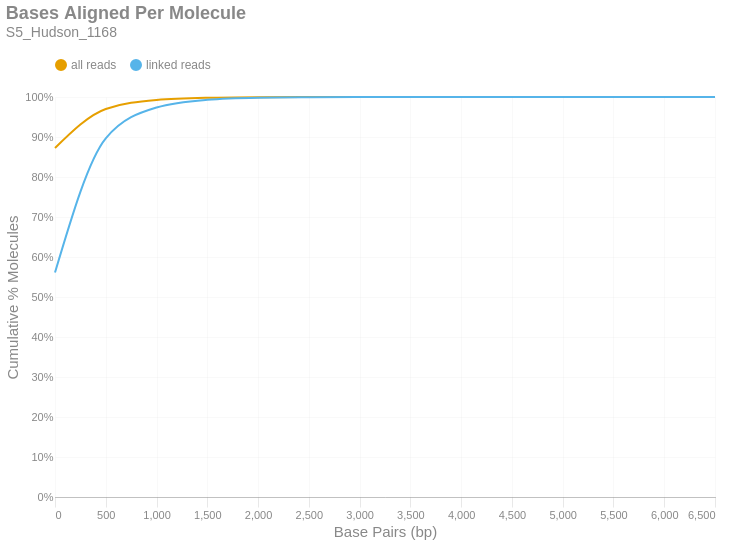

The cell this chart's notebook holds for it:
### Markdown cell above
### Bases Aligned Per Molecule
This is a cumulative frequency distribution showing the number of base pairs aligned per unique molecule. These data are shown in 500 bp bins. There are two distributions: one with `all reads` (yellow) and another with only `linked reads` (blue). The percent of molecules in the `linked reads` distribution is relative to the total number of linked molecules.

### Code cell
if SKIPLR:
    print_html(f"Skipped")
else:
    binned_df = consolidated_hist(valids['aligned_bp'], mask, 500, True)
    with SafeRender(binned_df):
        (
            density_plot(binned_df, 'Bases Aligned Per Molecule', samplename, 'basesper')
            .encode(
                x=alt.X('bin:Q', title="Base Pairs (bp)").axis(tickMinStep=500).scale(padding=0),
                y=alt.Y('value:Q', title='Cumulative % Molecules')
                    .axis(format='%')
                    .scale(domain = [0,1])
                    .stack(False),
                color=alt.Color("key:N").scale(domain = ["all reads", "linked reads"]),
                tooltip = [
                    alt.Tooltip("key:N", title = "Data Type"),
                    alt.Tooltip("range_label:N", title="Bases Aligned Per Molecule"),
                    alt.Tooltip("value:Q", format = ".2%", title="% Molecules (Cum.)")
                ]
            )
        ).display()

### Figure 1 — Vega-Lite specification as saved in the notebook (floating-point values rounded to 4 significant figures)
{"width": "container", "height": 400, "config": {"title": {"anchor": "start", "dy": -15, "fontSize": 18, "color": "#888888", "subtitleColor": "#888888", "subtitleFontSize": 14}, "arc": {"fill": "#0072B2"}, "axis": {"domainColor": "#888888", "domainWidth": 0.5, "gridWidth": 0.2, "grid": false, "titleFontWeight": 400, "titleFontSize": 15, "labelFontSize": 11, "labelColor": "#888888", "tickColor": "#888888", "tickWidth": 0.2, "titleColor": "#888888"}, "axisBand": {"grid": false}, "axisX": {"grid": true, "tickSize": 10, "domainCap": "round"}, "axisY": {"domain": false, "grid": true, "tickSize": 0, "domainCap": "round"}, "background": "transparent", "header": {"labelFontSize": 15, "labelColor": "#888888", "titleFontSize": 15, "titleFontWeight": 600, "titleColor": "#888888"}, "legend": {"labelFont": "sans-serif", "labelFontSize": 12, "labelColor": "#888888", "symbolSize": 100, "symbolType": "circle", "titleFontSize": 12, "titlePadding": 10, "titleColor": "#888888", "title": null, "orient": "top"}, "range": {"category": ["#E69F00", "#56B4E9", "#009E73", "#F0E442", "#0072B2", "#D55E00", "#CC79A7", "#000000"], "diverging": ["#cfe8f3", "#a2d4ec", "#73bfe2", "#46abdb", "#1696d2", "#12719e"]}, "area": {"fill": "#0072B2", "fillOpacity": 0.7, "line": true, "strokeOpacity": 0.7}, "line": {"color": "#0072B2", "stroke": "#0072B2", "strokeWidth": 2}, "trail": {"color": "#0072B2", "stroke": "#0072B2", "strokeWidth": 0, "size": 1}, "point": {"filled": true, "fillOpacity": 1.0, "size": 95}, "text": {"color": "#888888", "fontSize": 11, "align": "right", "fontWeight": 400, "size": 11}, "bar": {"fill": "#0072B2", "stroke": null}, "view": {"stroke": null, "continuousWidth": 660, "continuousHeight": 400}}, "data": {"name": "data-f61ad026d5a52bd22c1f7ee512d581a4"}, "mark": {"type": "line", "interpolate": "monotone", "point": {"opacity": 0, "size": 275}}, "encoding": {"color": {"field": "key", "scale": {"domain": ["all reads", "linked reads"]}, "type": "nominal"}, "tooltip": [{"field": "key", "title": "Data Type", "type": "nominal"}, {"field": "range_label", "title": "Bases Aligned Per Molecule", "type": "nominal"}, {"field": "value", "format": ".2%", "title": "% Molecules (Cum.)", "type": "quantitative"}], "x": {"axis": {"tickMinStep": 500}, "field": "bin", "scale": {"padding": 0}, "title": "Base Pairs (bp)", "type": "quantitative"}, "y": {"axis": {"format": "%"}, "field": "value", "scale": {"domain": [0, 1]}, "stack": false, "title": "Cumulative % Molecules", "type": "quantitative"}}, "params": [{"name": "param_c36ac31b6afebe62", "select": {"type": "point", "fields": ["key"]}, "bind": "legend"}], "title": {"text": "Bases Aligned Per Molecule", "subtitle": "S5_Hudson_1168"}, "transform": [{"fold": ["all reads (cumsum)", "linked reads (cumsum)"]}, {"calculate": "replace(datum.key, ' (cumsum)', '')", "as": "key"}, {"filter": {"param": "param_c36ac31b6afebe62"}}], "usermeta": {"embedOptions": {"downloadFileName": "S5_Hudson_1168.basesper"}}, "$schema": "https://vega.github.io/schema/vega-lite/v6.1.0.json", "datasets": {"data-f61ad026d5a52bd22c1f7ee512d581a4": [{"bin": "0.0", "interval": "0.0-500.0", "all reads": 0.8724, "linked reads": 0.5611, "all reads (cumsum)": 0.8724, "linked reads (cumsum)": 0.5611, "range_label": "0-499"}, {"bin": "500.0", "interval": "500.0-1000.0", "all reads": 0.09759, "linked reads": 0.3355, "all reads (cumsum)": 0.97, "linked reads (cumsum)": 0.8965, "range_label": "500-999"}, {"bin": "1000.0", "interval": "1000.0-1500.0", "all reads": 0.02236, "linked reads": 0.07719, "all reads (cumsum)": 0.9924, "linked reads (cumsum)": 0.9737, "range_label": "1000-1499"}, {"bin": "1500.0", "interval": "1500.0-2000.0", "all reads": 0.005604, "linked reads": 0.01935, "all reads (cumsum)": 0.998, "linked reads (cumsum)": 0.9931, "range_label": "1500-1999"}, {"bin": "2000.0", "interval": "2000.0-2500.0", "all reads": 0.001477, "linked reads": 0.005101, "all reads (cumsum)": 0.9995, "linked reads (cumsum)": 0.9982, "range_label": "2000-2499"}, {"bin": "2500.0", "interval": "2500.0-3000.0", "all reads": 0.0003558, "linked reads": 0.001229, "all reads (cumsum)": 0.9998, "linked reads (cumsum)": 0.9994, "range_label": "2500-2999"}, {"bin": "3000.0", "interval": "3000.0-3500.0", "all reads": 0.0001121, "linked reads": 0.000387, "all reads (cumsum)": 0.9999, "linked reads (cumsum)": 0.9998, "range_label": "3000-3499"}, {"bin": "3500.0", "interval": "3500.0-4000.0", "all reads": 4.05e-05, "linked reads": 0.0001398, "all reads (cumsum)": 1.0, "linked reads (cumsum)": 0.9999, "range_label": "3500-3999"}, {"bin": "4000.0", "interval": "4000.0-4500.0", "all reads": 1.36e-05, "linked reads": 4.694e-05, "all reads (cumsum)": 1.0, "linked reads (cumsum)": 1.0, "range_label": "4000-4499"}, {"bin": "4500.0", "interval": "4500.0-5000.0", "all reads": 5.352e-06, "linked reads": 1.848e-05, "all reads (cumsum)": 1.0, "linked reads (cumsum)": 1.0, "range_label": "4500-4999"}, {"bin": "5000.0", "interval": "5000.0-5500.0", "all reads": 2.025e-06, "linked reads": 6.991e-06, "all reads (cumsum)": 1.0, "linked reads (cumsum)": 1.0, "range_label": "5000-5499"}, {"bin": "5500.0", "interval": "5500.0-6000.0", "all reads": 8.679e-07, "linked reads": 2.996e-06, "all reads (cumsum)": 1.0, "linked reads (cumsum)": 1.0, "range_label": "5500-5999"}, {"bin": "6000.0", "interval": "6000.0-6500.0", "all reads": 4.34e-07, "linked reads": 1.498e-06, "all reads (cumsum)": 1.0, "linked reads (cumsum)": 1.0, "range_label": "6000-6499"}, {"bin": "6500.0", "interval": "6500.0-7000.0", "all reads": 1.447e-07, "linked reads": 4.994e-07, "all reads (cumsum)": 1.0, "linked reads (cumsum)": 1.0, "range_label": "6500-6999"}]}}
